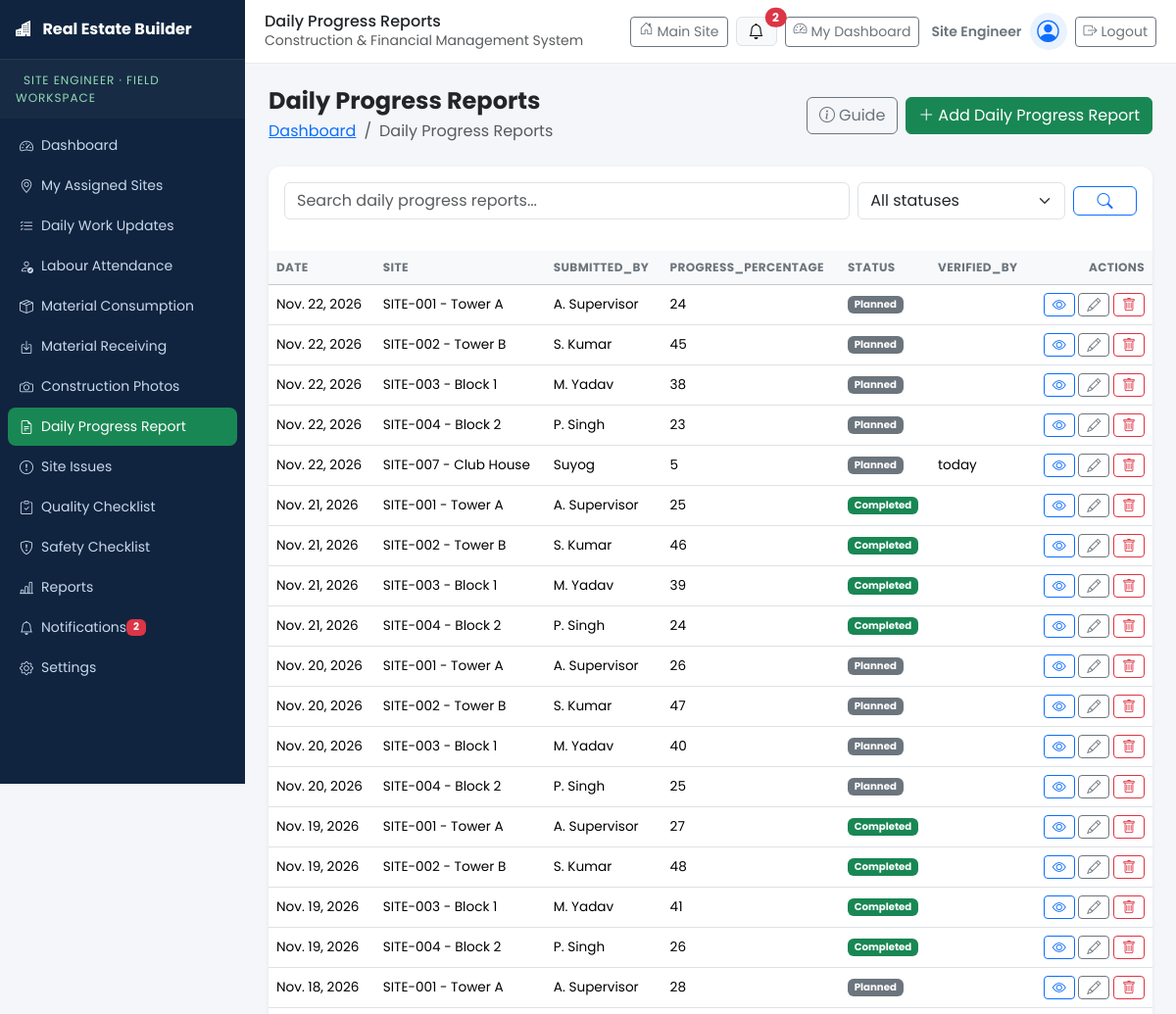
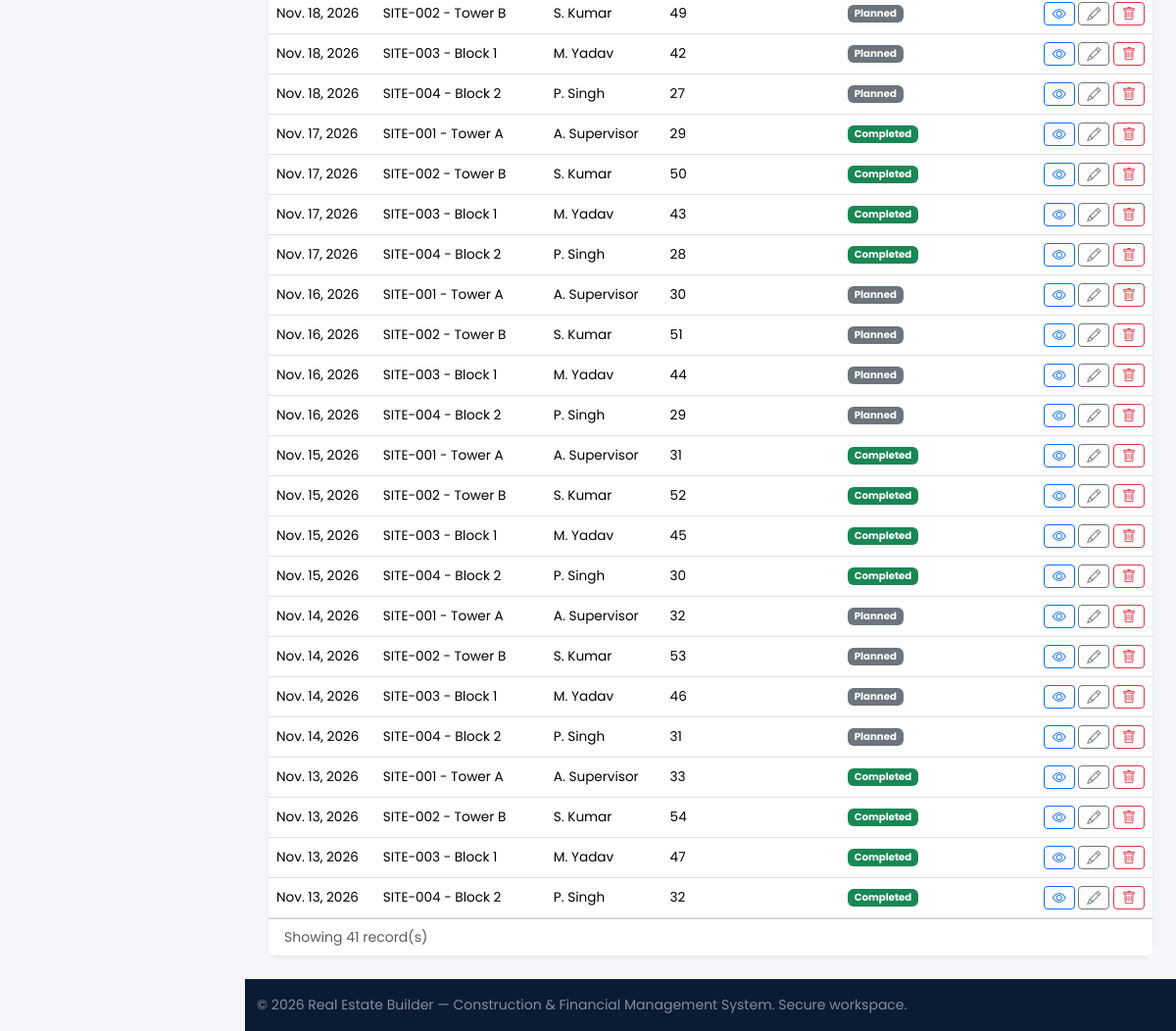
The page /supervisor/dpr/ (signed in) on the database its author committed (2 pictures, top to bottom).
### accounts/models.py (models this page shows, shortened)
class UserProfile(models.Model):
    ROLE_BUILDER = "BUILDER"
    ROLE_SITE_ENGINEER = "SITE_ENGINEER"
    ROLE_SITE_SUPERVISOR = "SITE_SUPERVISOR"
    ROLE_CONTRACTOR = "CONTRACTOR"
    ROLE_STORE_MANAGER = "STORE_MANAGER"
    ROLE_ACCOUNTANT = "ACCOUNTANT"
    ROLE_LABOUR = "LABOUR"
    ROLE_CHOICES = (
        (ROLE_BUILDER, "Builder / Admin"),
        (ROLE_SITE_ENGINEER, "Site Engineer"),
        (ROLE_SITE_SUPERVISOR, "Site Supervisor"),
        (ROLE_CONTRACTOR, "Contractor"),
        (ROLE_STORE_MANAGER, "Store Manager"),
        (ROLE_ACCOUNTANT, "Accountant"),
        (ROLE_LABOUR, "Labour / Worker"),
    )
    ROLE_ICONS = {
        ROLE_BUILDER: "bi-person-badge",
        ROLE_SITE_ENGINEER: "bi-ruler",
        ROLE_SITE_SUPERVISOR: "bi-hardhat",
        ROLE_CONTRACTOR: "bi-briefcase",
        ROLE_STORE_MANAGER: "bi-box-seam",
        ROLE_ACCOUNTANT: "bi-cash-coin",
        ROLE_LABOUR: "bi-people",
    }
    ROLE_DASHBOARDS = {
        ROLE_BUILDER: "dashboards:dashboard_builder",
        ROLE_SITE_ENGINEER: "dashboards:dashboard_site_engineer",
        ROLE_SITE_SUPERVISOR: "dashboards:dashboard_site_supervisor",
        ROLE_CONTRACTOR: "dashboards:dashboard_contractor",
        ROLE_STORE_MANAGER: "dashboards:dashboard_store_manager",
        ROLE_ACCOUNTANT: "dashboards:dashboard_accountant",
        ROLE_LABOUR: "dashboards:dashboard_labour",
    }
    GENDER_CHOICES = (
        ("", "Prefer not to say"),
        ("MALE", "Male"),
        ("FEMALE", "Female"),
        ("OTHER", "Other"),
    )
    STATUS_ACTIVE = "ACTIVE"
    STATUS_INACTIVE = "INACTIVE"
    STATUS_SUSPENDED = "SUSPENDED"
    STATUS_CHOICES = (
        (STATUS_ACTIVE, "Active"),
        (STATUS_INACTIVE, "Inactive"),
        (STATUS_SUSPENDED, "Suspended"),
    )
    user = models.OneToOneField(User, on_delete=models.CASCADE, related_name="profile")
    full_name = models.CharField(max_length=150)
    email = models.EmailField(max_length=254, unique=True)
    mobile = models.CharField(max_length=20)
    role = models.CharField(max_length=30, choices=ROLE_CHOICES, default=ROLE_BUILDER, db_index=True)
    address = models.TextField(blank=True)
    gender = models.CharField(max_length=10, choices=GENDER_CHOICES, blank=True)
    profile_photo = models.ImageField(upload_to="profiles/", blank=True, null=True)
    account_status = models.CharField(max_length=10, choices=STATUS_CHOICES, default=STATUS_ACTIVE, db_index=True)
    date_registered = models.DateTimeField(auto_now_add=True)
    class Meta:
        ordering = ["-date_registered"]
    @property
    def role_icon(self):
        return self.ROLE_ICONS.get(self.role, "bi-person")
    @property
    def is_active_account(self):
        return self.account_status == self.STATUS_ACTIVE and self.user.is_active
    def get_dashboard_url(self):
        return reverse(self.ROLE_DASHBOARDS.get(self.role, "home"))

### ConstructionManagement/models.py (models this page shows, shortened)
class DailyProgressReport(models.Model):
    site = models.ForeignKey(Site, on_delete=models.CASCADE, related_name="dprs")
    project = models.ForeignKey(Project, on_delete=models.CASCADE, related_name="dprs", null=True, blank=True)
    date = models.DateField(null=True, blank=True)
    summary = models.TextField(blank=True)
    work_completed = models.TextField(blank=True)
    labour_count = models.PositiveIntegerField(default=0)
    material_used = models.TextField(blank=True)
    issues = models.TextField(blank=True)
    weather = models.CharField(max_length=80, blank=True)
    progress_percentage = models.PositiveSmallIntegerField(default=0)
    submitted_by = models.CharField(max_length=120, blank=True)
    status = models.CharField(max_length=20, choices=StatusChoices.choices, default=StatusChoices.PLANNED)
    verified_by = models.CharField(max_length=120, blank=True)
    verified_date = models.DateField(null=True, blank=True)
    class Meta:
        ordering = ["-date"]
        verbose_name = "Daily Progress Report"
        verbose_name_plural = "Daily Progress Reports"

class Site(models.Model):
    project = models.ForeignKey(Project, on_delete=models.CASCADE, related_name="sites")
    name = models.CharField(max_length=200)
    code = models.CharField(max_length=40, unique=True)
    location = models.CharField(max_length=200, blank=True)
    area_sqft = models.PositiveIntegerField(default=0)
    start_date = models.DateField(null=True, blank=True)
    expected_completion = models.DateField(null=True, blank=True)
    progress = models.PositiveSmallIntegerField(default=0)
    status = models.CharField(max_length=20, choices=StatusChoices.choices, default=StatusChoices.ACTIVE)
    supervisor = models.CharField(max_length=120, blank=True)
    description = models.TextField(blank=True)
    class Meta:
        ordering = ["name"]
    def __str__(self):
        return f"{self.code} - {self.name}"

### ConstructionManagement/views.py (the view)
# urls.py: path("supervisor/<str:page>/", views.supervisor_page, name="supervisor_page"),
@role_required(*FIELD_ROLES)
def supervisor_page(request, page):
    if page == "dashboard":
        return supervisor_dashboard(request)
    if page == "reports":
        return reports(request, "supervisor")
    if page == "settings":
        return settings_page(request, "supervisor")
    if page == "notifications":
        return resource_list(request, "supervisor", "notification", page_title="Notifications")
    if page in SUPERVISOR_PAGES:
        qs = None
        if page == "receiving":
            qs = models.MaterialTransaction.objects.filter(transaction_type="RECEIVED")
        elif page == "materials":
            qs = models.Material.objects.all()
        return resource_list(request, "supervisor", SUPERVISOR_PAGES[page], queryset=qs)
    messages.error(request, "The requested page does not exist.")
    return redirect("supervisor_dashboard")

### ConstructionManagement/templates/ConstructionManagement/site_supervisor/dpr.html
﻿{% extends "ConstructionManagement/generic/list.html" %}

### ConstructionManagement/templates/ConstructionManagement/generic/list.html (shortened to what this page needs)
{% extends base_template %}
{% load construction_tags %}
{% block app_content %}
<div class="d-flex flex-wrap justify-content-between align-items-center gap-2 mb-4">
  <div>
    <h4 class="fw-bold mb-1">{{ title }}</h4>
    <nav aria-label="breadcrumb"><ol class="breadcrumb mb-0 small"><li class="breadcrumb-item"><a href="{% if module == 'manager' %}{% url 'manager_dashboard' %}{% else %}{% url 'supervisor_dashboard' %}{% endif %}">Dashboard</a></li><li class="breadcrumb-item active">{{ title }}</li></ol></nav>
  </div>
  <div class="d-flex gap-2">
    <button type="button" class="btn btn-outline-secondary" data-bs-toggle="modal" data-bs-target="#pageGuideModal">
      <i class="bi bi-info-circle me-1"></i>Guide
    </button>
    {% if resource_key != 'notification' %}
      {% if module == 'manager' %}
        <a href="{% url 'manager_add' resource_key %}" class="btn btn-primary"><i class="bi bi-plus-lg me-1"></i>Add {{ resource.singular }}</a>
      {% else %}
        <a href="{% url 'supervisor_add' resource_key %}" class="btn btn-success"><i class="bi bi-plus-lg me-1"></i>Add {{ resource.singular }}</a>
      {% endif %}
    {% endif %}
  </div>
</div>
<div class="card border-0 shadow-sm reveal">
  <div class="card-body p-3">
    <form method="get" class="row g-2 align-items-center">
      <div class="{% if has_status %}col-md-8{% else %}col-md-10{% endif %}">
        <input type="text" name="q" value="{{ query }}" class="form-control" placeholder="Search {{ title|lower }}...">
      </div>
      {% if has_status %}
      <div class="col-md-3">
        <select name="status" class="form-select">
          {% for value, label in search_form.fields.status.choices %}
            <option value="{{ value }}" {% if status_filter == value %}selected{% endif %}>{{ label }}</option>
          {% endfor %}
        </select>
      </div>
      {% endif %}
      <div class="col-md-1 d-grid"><button class="btn btn-outline-primary" type="submit"><i class="bi bi-search"></i></button></div>
    </form>
  </div>
  <div class="table-responsive">
    <table class="table table-hover align-middle mb-0 {% if density == 'compact' %}table-sm{% endif %}">
      <thead class="table-light">
        <tr>
          {% for field in fields %}<th class="text-nowrap">{{ field|cut:"__"|title }}</th>{% endfor %}
          <th class="text-end">Actions</th>
        </tr>
      </thead>
      <tbody>
        {% for obj in objects %}
          <tr>
            {% for field in fields %}
              <td>
                {% if field == 'is_read' %}
                  {% if obj.is_read %}<span class="badge bg-success">Read</span>{% else %}<span class="badge bg-warning text-dark">Unread</span>{% endif %}
                {% elif field == 'status' %}
                  <span class="badge bg-{% if obj.status == 'COMPLETED' %}success{% elif obj.status == 'DELAYED' %}danger{% elif obj.status == 'ACTIVE' %}primary{% elif obj.status == 'PLANNED' %}secondary{% else %}warning text-dark{% endif %}">{{ obj.get_status_display }}</span>
                {% elif field == 'progress' %}
                  <div class="d-flex align-items-center gap-2"><div class="progress flex-grow-1" style="height:6px;min-width:60px"><div class="progress-bar" style="width:{{ obj.progress }}%"></div></div><small>{{ obj.progress }}%</small></div>
                {% elif field == 'severity' %}
                  <span class="badge bg-{% if obj.severity == 'CRITICAL' %}danger{% elif obj.severity == 'HIGH' %}warning text-dark{% else %}info{% endif %}">{{ obj.get_severity_display }}</span>
                {% elif field == 'transaction_type' %}
                  <span class="badge bg-{% if obj.transaction_type == 'RECEIVED' %}success{% else %}warning text-dark{% endif %}">{{ obj.get_transaction_type_display }}</span>
                {% elif field == 'image' %}
                  {% if obj.image %}<img src="{{ obj.image.url }}" alt="" style="width:48px;height:36px;object-fit:cover" class="rounded">{% endif %}
                {% else %}
                  {{ obj|get_item:field|default_if_none:"-" }}
                {% endif %}
              </td>
            {% endfor %}
            <td class="text-end text-nowrap">
              {% if module == 'manager' %}
                <a href="{% url 'manager_detail' resource_key obj.pk %}" class="btn btn-sm btn-outline-primary" title="View"><i class="bi bi-eye"></i></a>
                {% if resource_key != 'notification' %}<a href="{% url 'manager_edit' resource_key obj.pk %}" class="btn btn-sm btn-outline-secondary" title="Edit"><i class="bi bi-pencil"></i></a>{% endif %}
                {% if resource_key == 'dpr' %}<form method="post" action="{% url 'verify_dpr' obj.pk %}" class="d-inline">{% csrf_token %}<button class="btn btn-sm btn-outline-success" title="Verify"><i class="bi bi-check2-circle"></i></button></form>{% endif %}
                {% if resource_key == 'notification' %}<form method="post" action="{% url 'mark_notification_read' obj.pk %}" class="d-inline">{% csrf_token %}<input type="hidden" name="module" value="manager"><button class="btn btn-sm btn-outline-success" title="Mark read"><i class="bi bi-check2"></i></button></form>{% endif %}
                <a href="{% url 'manager_delete' resource_key obj.pk %}" class="btn btn-sm btn-outline-danger" title="Delete"><i class="bi bi-trash"></i></a>
              {% else %}
                <a href="{% url 'supervisor_detail' resource_key obj.pk %}" class="btn btn-sm btn-outline-primary" title="View"><i class="bi bi-eye"></i></a>
                <a href="{% url 'supervisor_edit' resource_key obj.pk %}" class="btn btn-sm btn-outline-secondary" title="Edit"><i class="bi bi-pencil"></i></a>
                <a href="{% url 'supervisor_delete' resource_key obj.pk %}" class="btn btn-sm btn-outline-danger" title="Delete"><i class="bi bi-trash"></i></a>
              {% endif %}
            </td>
          </tr>
        {% empty %}
          <tr><td colspan="{{ fields|length|add:1 }}" class="text-center text-muted py-5">No records found. Use the Add button to create one.</td></tr>
        {% endfor %}
      </tbody>
    </table>
  </div>
  <div class="card-footer bg-white small text-muted">Showing {{ objects|length }} record(s)</div>
</div>
{% endblock %}

### ConstructionManagement/templates/ConstructionManagement/partials/_topbar.html (shortened to what this page needs)
<header class="app-topbar">
  <div class="topbar-title">
    <h5 class="mb-0">{% block topbar_title %}{{ title|default:"Dashboard" }}{% endblock %}</h5>
    <small class="text-muted d-none d-sm-inline">Construction &amp; Financial Management System</small>
  </div>
  <div class="ms-auto d-flex align-items-center gap-2">
    <a class="btn btn-outline-secondary btn-sm d-none d-sm-inline-flex" href="{% url 'home' %}">
      <i class="bi bi-house-door me-1"></i> Main Site
    </a>
    <div class="dropdown">
      <button class="btn btn-light border position-relative" type="button" data-bs-toggle="dropdown" aria-label="Notifications">
        <i class="bi bi-bell"></i>
        {% if unread_count %}<span class="position-absolute top-0 start-100 translate-middle badge rounded-pill bg-danger">{{ unread_count }}</span>{% endif %}
      </button>
    </div>
    {% if user.is_authenticated %}
      <a class="btn btn-outline-secondary btn-sm d-none d-sm-inline-flex" href="{{ user.profile.get_dashboard_url }}">
        <i class="bi bi-speedometer2 me-1"></i> My Dashboard
      </a>
      <span class="small fw-semibold text-secondary d-none d-md-inline">
        <i class="bi {{ user.profile.role_icon }} me-1"></i>{{ user.profile.get_role_display }}
      </span>
      <span class="topbar-avatar" title="{{ user.profile.full_name }}"><i class="bi bi-person-circle"></i></span>
      <form method="post" action="{% url 'accounts:logout' %}" class="d-inline mb-0">
        <button type="submit" class="btn btn-outline-secondary btn-sm" title="Log out">
          <i class="bi bi-box-arrow-right me-1"></i><span class="d-none d-md-inline">Logout</span>
        </button>
      </form>
    {% else %}
      <a class="btn btn-sm reb-btn-gold" href="{% url 'accounts:login' %}"><i class="bi bi-box-arrow-in-right me-1"></i>Login</a>
    {% endif %}
  </div>
</header>

### rows shown on the page
DailyProgressReport: fields "Nov. 22, 2026" "SITE-001 - Tower A" "A. Supervisor" "24", status "Planned"
DailyProgressReport: fields "Nov. 22, 2026" "SITE-002 - Tower B" "S. Kumar" "45", status "Planned"
DailyProgressReport: fields "Nov. 22, 2026" "SITE-003 - Block 1" "M. Yadav" "38", status "Planned"
DailyProgressReport: fields "Nov. 22, 2026" "SITE-004 - Block 2" "P. Singh" "23", status "Planned"
DailyProgressReport: fields "Nov. 22, 2026" "SITE-007 - Club House" "Suyog" "5" "today", status "Planned"
DailyProgressReport: fields "Nov. 21, 2026" "SITE-001 - Tower A" "A. Supervisor" "25", status "Completed"
DailyProgressReport: fields "Nov. 21, 2026" "SITE-002 - Tower B" "S. Kumar" "46", status "Completed"
DailyProgressReport: fields "Nov. 21, 2026" "SITE-003 - Block 1" "M. Yadav" "39", status "Completed"
DailyProgressReport: fields "Nov. 21, 2026" "SITE-004 - Block 2" "P. Singh" "24", status "Completed"
DailyProgressReport: fields "Nov. 20, 2026" "SITE-001 - Tower A" "A. Supervisor" "26", status "Planned"
DailyProgressReport: fields "Nov. 20, 2026" "SITE-002 - Tower B" "S. Kumar" "47", status "Planned"
DailyProgressReport: fields "Nov. 20, 2026" "SITE-003 - Block 1" "M. Yadav" "40", status "Planned"
DailyProgressReport: fields "Nov. 20, 2026" "SITE-004 - Block 2" "P. Singh" "25", status "Planned"
DailyProgressReport: fields "Nov. 19, 2026" "SITE-001 - Tower A" "A. Supervisor" "27", status "Completed"
DailyProgressReport: fields "Nov. 19, 2026" "SITE-002 - Tower B" "S. Kumar" "48", status "Completed"
DailyProgressReport: fields "Nov. 19, 2026" "SITE-003 - Block 1" "M. Yadav" "41", status "Completed"
DailyProgressReport: fields "Nov. 19, 2026" "SITE-004 - Block 2" "P. Singh" "26", status "Completed"
DailyProgressReport: fields "Nov. 18, 2026" "SITE-001 - Tower A" "A. Supervisor" "28", status "Planned"
DailyProgressReport: fields "Nov. 18, 2026" "SITE-002 - Tower B" "S. Kumar" "49", status "Planned"
DailyProgressReport: fields "Nov. 18, 2026" "SITE-003 - Block 1" "M. Yadav" "42", status "Planned"
DailyProgressReport: fields "Nov. 18, 2026" "SITE-004 - Block 2" "P. Singh" "27", status "Planned"
DailyProgressReport: fields "Nov. 17, 2026" "SITE-001 - Tower A" "A. Supervisor" "29", status "Completed"
DailyProgressReport: fields "Nov. 17, 2026" "SITE-002 - Tower B" "S. Kumar" "50", status "Completed"
DailyProgressReport: fields "Nov. 17, 2026" "SITE-003 - Block 1" "M. Yadav" "43", status "Completed"
DailyProgressReport: fields "Nov. 17, 2026" "SITE-004 - Block 2" "P. Singh" "28", status "Completed"
DailyProgressReport: fields "Nov. 16, 2026" "SITE-001 - Tower A" "A. Supervisor" "30", status "Planned"
DailyProgressReport: fields "Nov. 16, 2026" "SITE-002 - Tower B" "S. Kumar" "51", status "Planned"
DailyProgressReport: fields "Nov. 16, 2026" "SITE-003 - Block 1" "M. Yadav" "44", status "Planned"
DailyProgressReport: fields "Nov. 16, 2026" "SITE-004 - Block 2" "P. Singh" "29", status "Planned"
DailyProgressReport: fields "Nov. 15, 2026" "SITE-001 - Tower A" "A. Supervisor" "31", status "Completed"
DailyProgressReport: fields "Nov. 15, 2026" "SITE-002 - Tower B" "S. Kumar" "52", status "Completed"
DailyProgressReport: fields "Nov. 15, 2026" "SITE-003 - Block 1" "M. Yadav" "45", status "Completed"
DailyProgressReport: fields "Nov. 15, 2026" "SITE-004 - Block 2" "P. Singh" "30", status "Completed"
DailyProgressReport: fields "Nov. 14, 2026" "SITE-001 - Tower A" "A. Supervisor" "32", status "Planned"
DailyProgressReport: fields "Nov. 14, 2026" "SITE-002 - Tower B" "S. Kumar" "53", status "Planned"
DailyProgressReport: fields "Nov. 14, 2026" "SITE-003 - Block 1" "M. Yadav" "46", status "Planned"
DailyProgressReport: fields "Nov. 14, 2026" "SITE-004 - Block 2" "P. Singh" "31", status "Planned"
DailyProgressReport: fields "Nov. 13, 2026" "SITE-001 - Tower A" "A. Supervisor" "33", status "Completed"
DailyProgressReport: fields "Nov. 13, 2026" "SITE-002 - Tower B" "S. Kumar" "54", status "Completed"
DailyProgressReport: fields "Nov. 13, 2026" "SITE-003 - Block 1" "M. Yadav" "47", status "Completed"
DailyProgressReport: fields "Nov. 13, 2026" "SITE-004 - Block 2" "P. Singh" "32", status "Completed"

### other values the page prints
{{ unread_count }} "2"
{{ title|default:"Dashboard" }} "Daily Progress Reports"
{{ user.profile.get_role_display }} "Site Engineer"
{{ title }} "Daily Progress Reports"
{{ resource.singular }} "Daily Progress Report"
{{ field|cut:"__"|title }} "DATE" "SITE" "SUBMITTED_BY" "PROGRESS_PERCENTAGE" "STATUS" "VERIFIED_BY"
{{ objects|length }} "41"
form field status "All statuses"
